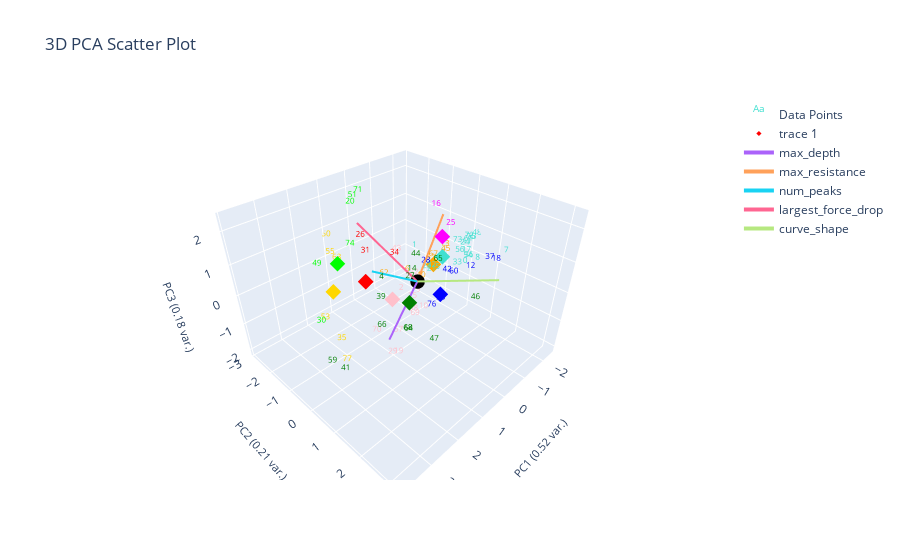
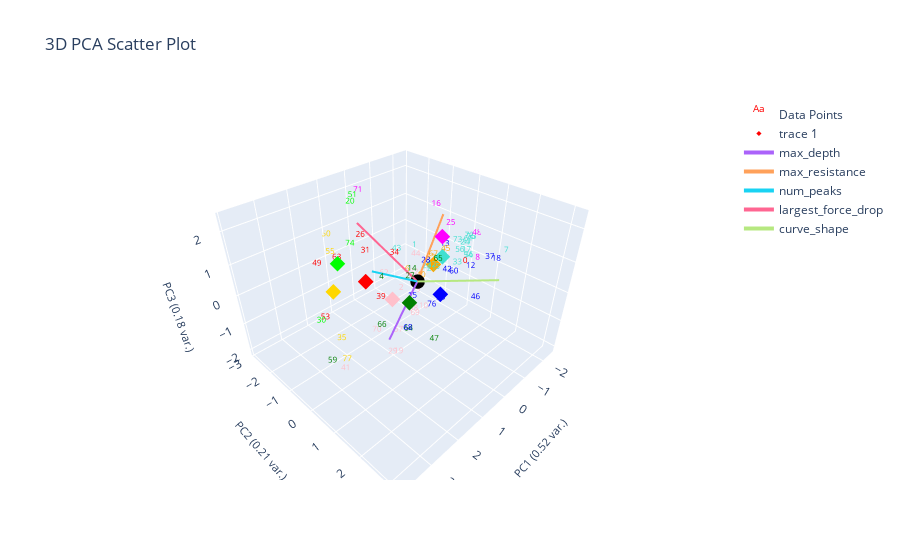

These figures' notebook cell, in order:
### Markdown cell above
# Clustering data with ES-D removed (Corrected)

### Code cell
# should labels be fixed or not
removed_dark_labeled_data = marions_labeled_data[marions_labeled_data[ylabel_name] != 'ES-D'].copy()
print('Labeled data only')
plotting.plot_clusters_seperately(removed_dark_labeled_data[f'{ylabel_name}_nums'], curve_data, ylabel_name, bold_idxs=removed_dark_labeled_data.index.tolist(), cluster_category_names=list(ylabel_to_cluster_num.keys()))

# print('ES-D' in removed_dark_labeled_data['marions_ylabels_2'].values)
removed_dark_label_centroids = find_labels_centroids(removed_dark_labeled_data, ylabel_to_cluster_num, ylabel_name)
removed_dark_pseudo_data = find_closest_centroid(data_features, removed_dark_label_centroids, ylabel_name)

print('Uncorrected')
plotting.plot_clusters_seperately(removed_dark_pseudo_data[f'pseudo_{ylabel_name}_nums'], curve_data, ylabel_name, cluster_category_names=list(ylabel_to_cluster_num.keys()))
# print(removed_dark_label_centroids)
plotting.plot_pca(removed_dark_pseudo_data, removed_dark_pseudo_data[f'pseudo_{ylabel_name}_nums'], 3, graph_title="", ylabel_name=ylabel_name, centroids=removed_dark_label_centroids)

print('Corrected')
# print(print('ES-D' in removed_dark_pseudo_data['pseudo_marions_ylabels_2'].values))
changed_ylabel_idxs = find_changed_ylabel_data(removed_dark_labeled_data, removed_dark_pseudo_data, ylabel_name)
corrected_removed_dark_pseudo_data = correct_pseudo_ylabels_to_actual(removed_dark_pseudo_data, marions_labeled_data, ylabel_name, changed_ylabel_idxs)
# print(corrected_removed_dark_pseudo_data)
plotting.plot_clusters_seperately(corrected_removed_dark_pseudo_data[f'pseudo_{ylabel_name}_nums'], curve_data, ylabel_name, cluster_category_names=list(ylabel_to_cluster_num.keys()), pseudo_corrections=removed_dark_labeled_data)
# print(removed_dark_label_centroids)
plotting.plot_pca(corrected_removed_dark_pseudo_data, corrected_removed_dark_pseudo_data[f'pseudo_{ylabel_name}_nums'], 3, graph_title="", ylabel_name=ylabel_name, centroids=removed_dark_label_centroids)

### Figure 1 — Plotly figure (JSON) as saved in the notebook; plotly's stock layout.template omitted (floating-point values rounded to 4 significant figures)
{"data": [{"mode": "text", "name": "Data Points", "text": ["0", "1", "2", "3", "4", "5", "6", "7", "8", "9", "10", "11", "12", "13", "14", "15", "16", "17", "18", "19", "20", "21", "22", "23", "24", "25", "26", "27", "28", "29", "30", "31", "32", "33", "34", "35", "36", "37", "38", "39", "40", "41", "42", "43", "44", "45", "46", "47", "48", "49", "50", "51", "52", "53", "54", "55", "56", "57", "58", "59", "60", "61", "62", "63", "64", "65", "66", "67", "68", "69", "70", "71", "72", "73", "74", "75", "76", "77"], "textfont": {"color": ["turquoise", "turquoise", "pink", "turquoise", "green", "turquoise", "orange", "turquoise", "turquoise", "pink", "pink", "turquoise", "blue", "orange", "green", "pink", "magenta", "turquoise", "blue", "pink", "lime", "turquoise", "pink", "turquoise", "turquoise", "magenta", "red", "green", "blue", "pink", "lime", "red", "turquoise", "turquoise", "red", "gold", "turquoise", "blue", "blue", "green", "orange", "green", "blue", "pink", "green", "orange", "green", "green", "turquoise", "lime", "gold", "lime", "orange", "gold", "turquoise", "gold", "turquoise", "pink", "pink", "green", "blue", "turquoise", "orange", "gold", "green", "green", "green", "orange", "green", "pink", "pink", "lime", "turquoise", "turquoise", "lime", "turquoise", "blue", "gold"], "size": 8}, "type": "scatter3d", "x": [-1.233, -0.7734, 0.07805, -2.31, 1.74, -0.9559, -1.198, -1.772, -1.53, -0.377, -0.2349, -2.14, -1.183, -1.995, 1.275, -0.4026, -1.451, -1.868, -1.098, 1.182, 0.5963, -0.733, -0.2477, -0.7311, -2.154, -1.327, 1.137, 0.7081, -0.4433, 1.667, 3.803, 0.8954, -0.8618, -1.292, 1.048, 2.997, -1.333, -1.005, -0.1835, 1.956, -0.8069, 3.259, -0.8456, 0.3595, 0.821, -1.649, 1.623, 1.435, -2.382, 2.88, 1.057, 1.203, -1.495, 2.631, -1.809, 1.333, -1.647, 0.6285, -0.07713, 3.86, -0.9216, -2.277, -0.8036, 1.538, 1.173, 0.5964, 1.998, -1.648, 1.272, 0.0497, 1.761, 0.6385, -2.338, -1.506, 1.407, -2.339, -0.3077, 3.078], "y": [0.76, -0.8841, -0.5916, 0.2406, 0.3841, -0.04468, -1.581, 1.746, 0.9808, -0.2961, 0.07943, 0.08934, 1.013, -0.6487, 1.007, -0.5607, -0.6339, 0.3177, 1.881, 0.4197, -2.155, -0.1261, -0.3689, -0.2933, 0.02188, 0.05704, -1.111, 0.3863, -0.08345, 0.6776, 0.635, -1.25, -0.2137, 0.4356, 0.1492, 0.1906, 0.7971, 1.725, 0.7763, 0.5826, -0.5914, 0.5673, 0.4137, -0.4924, 0.6921, -0.3374, 3.168, 1.955, 0.2718, -0.7138, -2.862, -1.277, -0.8083, -1.019, 0.4353, -2.347, 0.2262, -0.1538, -0.1979, 0.9722, 0.6129, 0.03028, -2.33, -1.744, 0.8098, 1.252, 0.6327, -0.8315, 0.8733, -0.009247, 0.1418, -1.745, 0.03224, 0.2135, -1.243, 0.09649, 0.3427, 0.4513], "z": [0.1447, 0.1882, -0.8515, 0.3157, 0.8553, -0.3172, -1.241, 0.7051, 0.2263, -1.011, -1.374, 0.1486, 0.1139, -0.186, 1.179, -1.402, 1.429, 0.06011, 0.7898, -2.086, 1.684, -0.3097, -0.326, -0.3003, 0.07967, 1.106, 1.226, 0.3742, 0.1357, -1.584, 0.8045, 0.5526, -0.2811, -0.08133, 1.165, -0.5339, 0.3249, 0.8218, -0.6345, 0.4452, -0.8159, -1.153, -0.1366, 0.7128, 1.268, -0.0962, 1.656, -0.4241, 0.4341, 1.275, 0.5064, 2.373, -0.5564, -0.7745, -0.07607, 0.2222, 0.1148, -1.941, -1.534, -0.165, -0.1481, 0.1672, -1.576, 0.3845, -0.9581, 1.269, -0.4272, -0.5121, -0.8342, -1.533, -1.047, 2.188, 0.2638, 0.5153, 1.006, 0.2361, -1.197, -1.042]}, {"marker": {"color": ["red", "gold", "blue", "green", "pink", "turquoise", "orange", "lime", "magenta"], "size": 4, "symbol": "diamond"}, "mode": "markers", "type": "scatter3d", "x": [1.485, 2.027, -0.1369, 1.297, 0.6214, -1.143, -1.648, 2.2, -1.15], "y": [-0.5408, -1.335, 0.769, 0.9423, -0.4062, -0.05893, -0.8315, -0.7602, -0.1088], "z": [0.4503, -0.01373, -0.1305, 0.4208, -0.5276, 0.3254, -0.5121, 1.244, 0.9886]}, {"marker": {"color": "black", "size": 5}, "mode": "markers", "name": "Origin", "showlegend": false, "type": "scatter3d", "x": [0], "y": [0], "z": [0]}, {"line": {"width": 4}, "mode": "lines+text", "name": "max_depth", "textposition": "top center", "type": "scatter3d", "x": [0, 1.671], "y": [0, 0.5602], "z": [0, -0.8414]}, {"line": {"width": 4}, "mode": "lines+text", "name": "max_resistance", "textposition": "top center", "type": "scatter3d", "x": [0, -1.573], "y": [0, -0.4633], "z": [0, 1.441]}, {"line": {"width": 4}, "mode": "lines+text", "name": "num_peaks", "textposition": "top center", "type": "scatter3d", "x": [0, 1.54], "y": [0, -0.1927], "z": [0, 0.9662]}, {"line": {"width": 4}, "mode": "lines+text", "name": "largest_force_drop", "textposition": "top center", "type": "scatter3d", "x": [0, 1.165], "y": [0, -1.154], "z": [0, 1.885]}, {"line": {"width": 4}, "mode": "lines+text", "name": "curve_shape", "textposition": "top center", "type": "scatter3d", "x": [0, -0.008738], "y": [0, 2.665], "z": [0, 1.314]}], "layout": {"autosize": true, "scene": {"xaxis": {"title": {"font": {"size": 11}, "text": "PC1 (0.52 var.)"}}, "yaxis": {"title": {"font": {"size": 11}, "text": "PC2 (0.21 var.)"}}, "zaxis": {"title": {"font": {"size": 11}, "text": "PC3 (0.18 var.)"}}}, "title": {"text": "3D PCA Scatter Plot"}}}

### Figure 2 — Plotly figure (JSON) as saved in the notebook; plotly's stock layout.template omitted (floating-point values rounded to 4 significant figures)
{"data": [{"mode": "text", "name": "Data Points", "text": ["0", "1", "2", "3", "4", "5", "6", "7", "8", "9", "10", "11", "12", "13", "14", "15", "16", "17", "18", "19", "20", "21", "22", "23", "24", "25", "26", "27", "28", "29", "30", "31", "32", "33", "34", "35", "36", "37", "38", "39", "40", "41", "42", "43", "44", "45", "46", "47", "48", "49", "50", "51", "52", "53", "54", "55", "56", "57", "58", "59", "60", "61", "62", "63", "64", "65", "66", "67", "68", "69", "70", "71", "72", "73", "74", "75", "76", "77"], "textfont": {"color": ["red", "turquoise", "pink", "turquoise", "green", "turquoise", "orange", "turquoise", "magenta", "pink", "pink", "turquoise", "blue", "blue", "green", "blue", "magenta", "turquoise", "blue", "pink", "lime", "turquoise", "pink", "turquoise", "turquoise", "magenta", "red", "green", "blue", "pink", "lime", "red", "turquoise", "turquoise", "red", "gold", "turquoise", "blue", "blue", "red", "orange", "pink", "blue", "turquoise", "pink", "orange", "blue", "green", "magenta", "red", "gold", "lime", "orange", "red", "turquoise", "gold", "turquoise", "pink", "pink", "green", "blue", "turquoise", "pink", "red", "green", "green", "green", "orange", "blue", "pink", "pink", "magenta", "turquoise", "turquoise", "lime", "turquoise", "blue", "gold"], "size": 8}, "type": "scatter3d", "x": [-1.233, -0.7734, 0.07805, -2.31, 1.74, -0.9559, -1.198, -1.772, -1.53, -0.377, -0.2349, -2.14, -1.183, -1.995, 1.275, -0.4026, -1.451, -1.868, -1.098, 1.182, 0.5963, -0.733, -0.2477, -0.7311, -2.154, -1.327, 1.137, 0.7081, -0.4433, 1.667, 3.803, 0.8954, -0.8618, -1.292, 1.048, 2.997, -1.333, -1.005, -0.1835, 1.956, -0.8069, 3.259, -0.8456, 0.3595, 0.821, -1.649, 1.623, 1.435, -2.382, 2.88, 1.057, 1.203, -1.495, 2.631, -1.809, 1.333, -1.647, 0.6285, -0.07713, 3.86, -0.9216, -2.277, -0.8036, 1.538, 1.173, 0.5964, 1.998, -1.648, 1.272, 0.0497, 1.761, 0.6385, -2.338, -1.506, 1.407, -2.339, -0.3077, 3.078], "y": [0.76, -0.8841, -0.5916, 0.2406, 0.3841, -0.04468, -1.581, 1.746, 0.9808, -0.2961, 0.07943, 0.08934, 1.013, -0.6487, 1.007, -0.5607, -0.6339, 0.3177, 1.881, 0.4197, -2.155, -0.1261, -0.3689, -0.2933, 0.02188, 0.05704, -1.111, 0.3863, -0.08345, 0.6776, 0.635, -1.25, -0.2137, 0.4356, 0.1492, 0.1906, 0.7971, 1.725, 0.7763, 0.5826, -0.5914, 0.5673, 0.4137, -0.4924, 0.6921, -0.3374, 3.168, 1.955, 0.2718, -0.7138, -2.862, -1.277, -0.8083, -1.019, 0.4353, -2.347, 0.2262, -0.1538, -0.1979, 0.9722, 0.6129, 0.03028, -2.33, -1.744, 0.8098, 1.252, 0.6327, -0.8315, 0.8733, -0.009247, 0.1418, -1.745, 0.03224, 0.2135, -1.243, 0.09649, 0.3427, 0.4513], "z": [0.1447, 0.1882, -0.8515, 0.3157, 0.8553, -0.3172, -1.241, 0.7051, 0.2263, -1.011, -1.374, 0.1486, 0.1139, -0.186, 1.179, -1.402, 1.429, 0.06011, 0.7898, -2.086, 1.684, -0.3097, -0.326, -0.3003, 0.07967, 1.106, 1.226, 0.3742, 0.1357, -1.584, 0.8045, 0.5526, -0.2811, -0.08133, 1.165, -0.5339, 0.3249, 0.8218, -0.6345, 0.4452, -0.8159, -1.153, -0.1366, 0.7128, 1.268, -0.0962, 1.656, -0.4241, 0.4341, 1.275, 0.5064, 2.373, -0.5564, -0.7745, -0.07607, 0.2222, 0.1148, -1.941, -1.534, -0.165, -0.1481, 0.1672, -1.576, 0.3845, -0.9581, 1.269, -0.4272, -0.5121, -0.8342, -1.533, -1.047, 2.188, 0.2638, 0.5153, 1.006, 0.2361, -1.197, -1.042]}, {"marker": {"color": ["red", "gold", "blue", "green", "pink", "turquoise", "orange", "lime", "magenta"], "size": 4, "symbol": "diamond"}, "mode": "markers", "type": "scatter3d", "x": [1.485, 2.027, -0.1369, 1.297, 0.6214, -1.143, -1.648, 2.2, -1.15], "y": [-0.5408, -1.335, 0.769, 0.9423, -0.4062, -0.05893, -0.8315, -0.7602, -0.1088], "z": [0.4503, -0.01373, -0.1305, 0.4208, -0.5276, 0.3254, -0.5121, 1.244, 0.9886]}, {"marker": {"color": "black", "size": 5}, "mode": "markers", "name": "Origin", "showlegend": false, "type": "scatter3d", "x": [0], "y": [0], "z": [0]}, {"line": {"width": 4}, "mode": "lines+text", "name": "max_depth", "textposition": "top center", "type": "scatter3d", "x": [0, 1.671], "y": [0, 0.5602], "z": [0, -0.8414]}, {"line": {"width": 4}, "mode": "lines+text", "name": "max_resistance", "textposition": "top center", "type": "scatter3d", "x": [0, -1.573], "y": [0, -0.4633], "z": [0, 1.441]}, {"line": {"width": 4}, "mode": "lines+text", "name": "num_peaks", "textposition": "top center", "type": "scatter3d", "x": [0, 1.54], "y": [0, -0.1927], "z": [0, 0.9662]}, {"line": {"width": 4}, "mode": "lines+text", "name": "largest_force_drop", "textposition": "top center", "type": "scatter3d", "x": [0, 1.165], "y": [0, -1.154], "z": [0, 1.885]}, {"line": {"width": 4}, "mode": "lines+text", "name": "curve_shape", "textposition": "top center", "type": "scatter3d", "x": [0, -0.008738], "y": [0, 2.665], "z": [0, 1.314]}], "layout": {"autosize": true, "scene": {"xaxis": {"title": {"font": {"size": 11}, "text": "PC1 (0.52 var.)"}}, "yaxis": {"title": {"font": {"size": 11}, "text": "PC2 (0.21 var.)"}}, "zaxis": {"title": {"font": {"size": 11}, "text": "PC3 (0.18 var.)"}}}, "title": {"text": "3D PCA Scatter Plot"}}}
